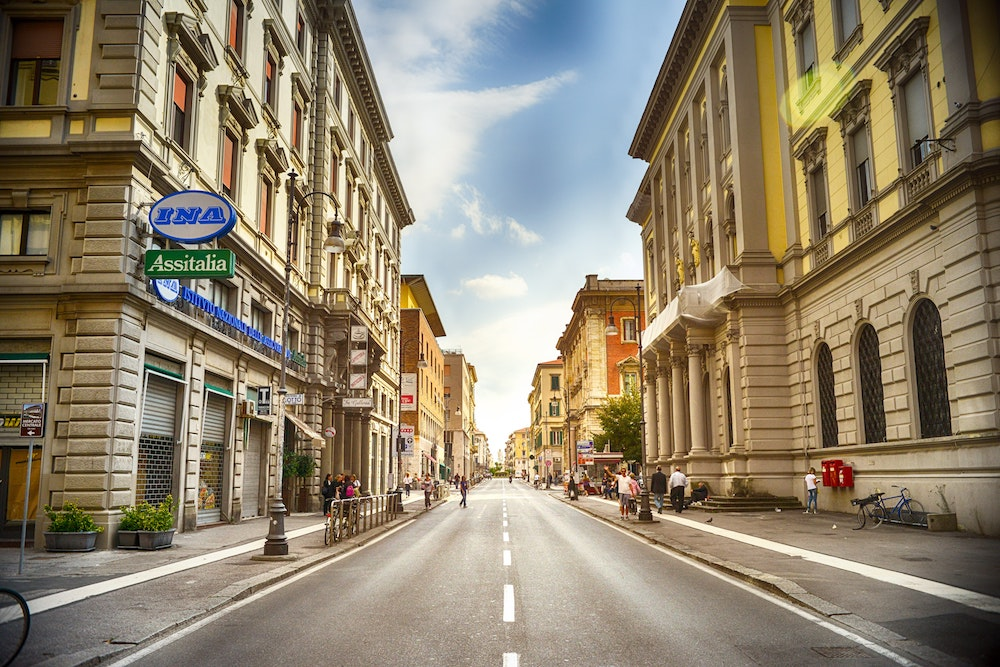
#> input picture resources/city.jpg, 1000 x 667 px
$ jupyter execute Untitled.ipynb   (Python 2 division)
#> lines starting #> are read from the running program, lines starting #| are printed output that depends on the picture
[cell 1]
from matplotlib import pyplot as plt
from skimage.io import imread
from skimage import img_as_float
from skimage.feature import corner_harris
from skimage.color import rgb2gray


def plot_harris_points(image, filtered_coords):
    """ plots corners found in image"""

    plt.plot()
    plt.imshow(image,cmap="gray")
    plt.plot([p[1] for p in filtered_coords],
             [p[0] for p in filtered_coords],
             'b.')
    plt.axis('off')
    plt.show()

input_pixels = imread('resources/city.jpg')
#> input_pixels is the input picture: shape (667, 1000, 3); mean R, G, B 143.5, 131.7, 110
im = img_as_float(rgb2gray(input_pixels))
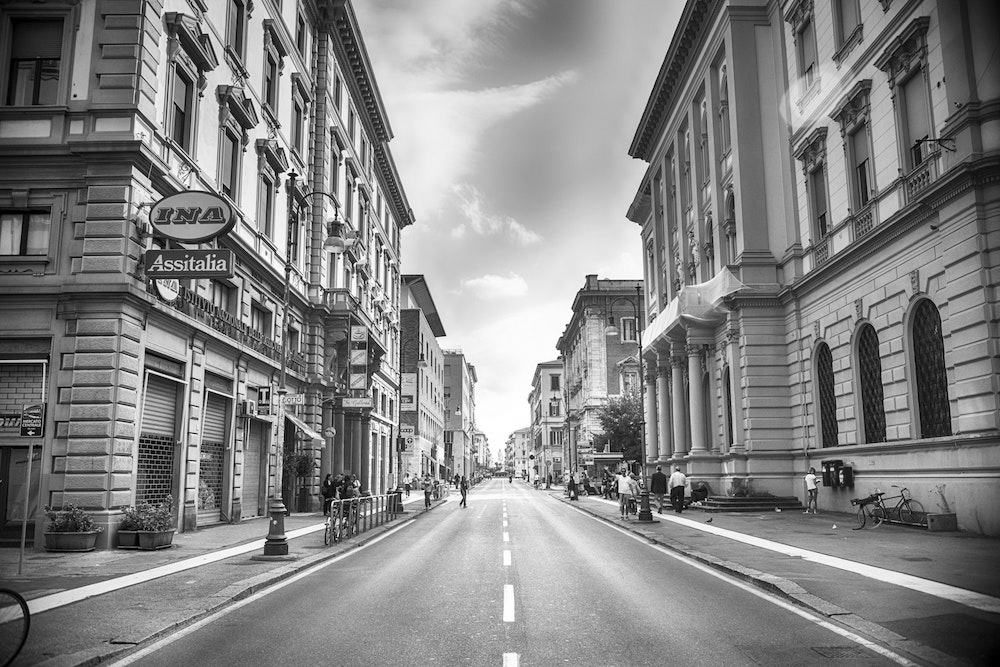
#> im: shape (667, 1000) float64; min 0, max 1, mean 0.52
filtered_coords = corner_harris(im)
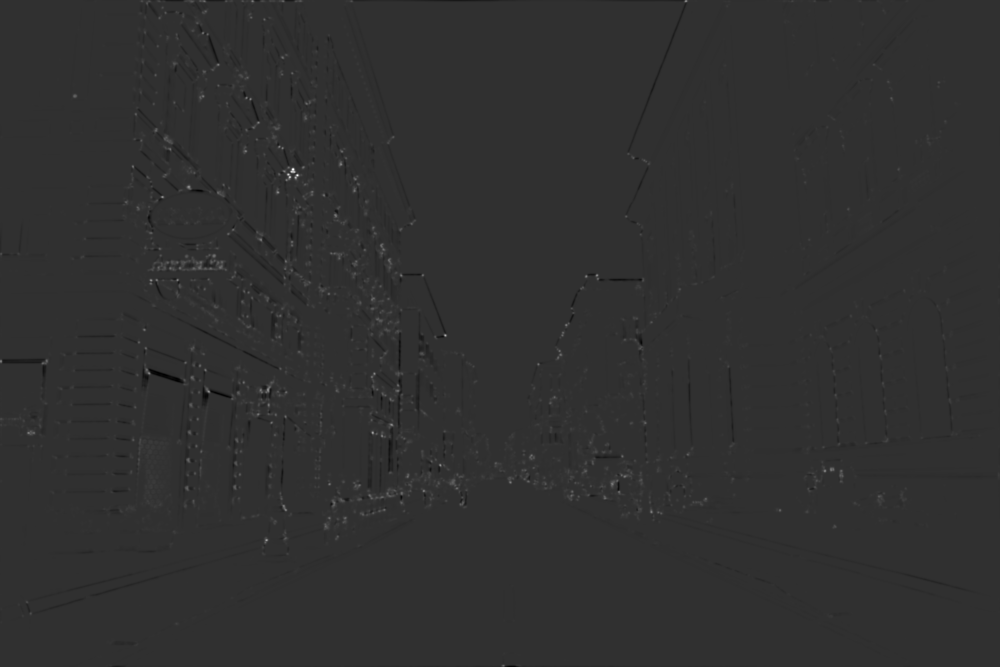
#> filtered_coords: shape (667, 1000) float64; min -2.13, max 9.14, mean 0.00694; drawn with min black and max white
print filtered_coords.shape
#| (667, 1000)

plot_harris_points(im, filtered_coords)
#> in plot_harris_points, `plt.show()`:
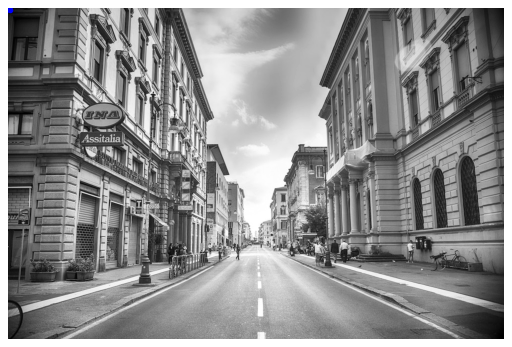
#> figure drawn by matplotlib, 1 panel
